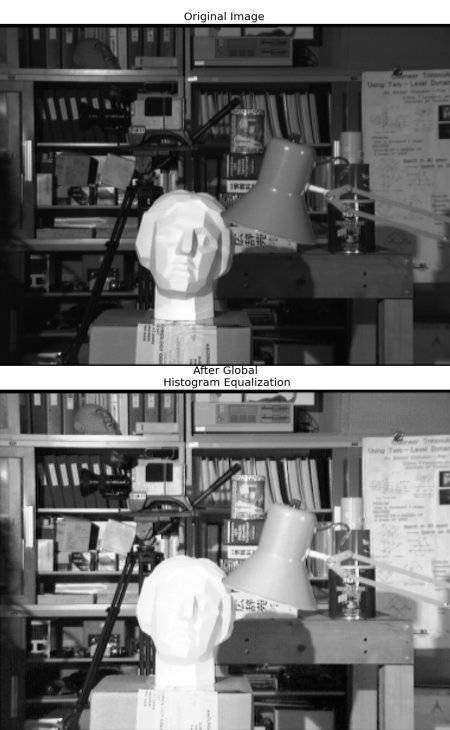
#> input picture OPEN_CV/clahe.jpg, 450 x 730 px
$ python 'ex42(CLAHE_HISTOGRAM_EQUALIZER).py'
#> lines starting #> are read from the running program, lines starting #| are printed output that depends on the picture
import cv2
import cv2
import matplotlib.pyplot as plt
import numpy as np

# Read the image
img = cv2.imread("clahe.jpg")
#> img is the input picture: shape (730, 450, 3); min 0, max 255, mean 107.8

# Crop the image
img = img[30:340, 0:500]
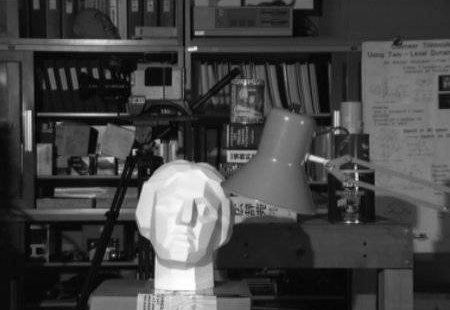
#> img: shape (310, 450, 3); min 0, max 255, mean 68.3

# Convert to grayscale
gray_img = cv2.cvtColor(img, cv2.COLOR_BGR2GRAY)

# Apply histogram equalization
e = cv2.equalizeHist(gray_img)
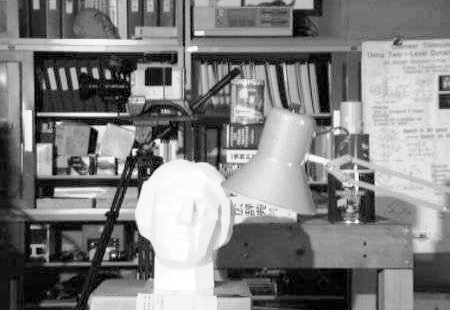
#> e: shape (310, 450); min 0, max 255, mean 128.4

# Apply CLAHE
clahe = cv2.createCLAHE(clipLimit=2.0, tileGridSize=(8, 8))
clahe_img =clahe.apply(gray_img)
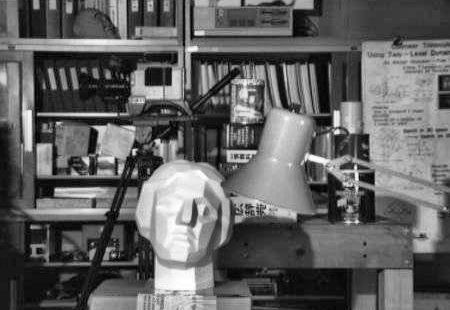
#> clahe_img: shape (310, 450); min 0, max 255, mean 97.9

# Calculate histograms
h1=cv2.calcHist([gray_img],[0],None,[256],[0,256])
#> h1 = 256 values, max 2606 at index 11, min 14 at index 1, mean 544.9
h2=cv2.calcHist([e],[0],None,[256],[0,256])
#> h2 = 256 values, max 2606 at index 19, min 0 at index 3, mean 544.9
h3=cv2.calcHist([clahe_img],[0],None,[256],[0,256])
#> h3 = 256 values, max 1428 at index 20, min 3 at index 0, mean 544.9

# Plot histograms

plt.figure(figsize=(5,5))
plt.subplot(3,1,1)
plt.plot(h1,color="blue")
plt.title("Original Image",color="blue")

plt.subplot(3,1,2)
plt.plot(h2,color="green")
plt.title("Equalized Image",color="green")

plt.subplot(3,1,3)
plt.plot(h3,color="red")
plt.title("CLAHE Image",color="red")

plt.show() # Display the histograms
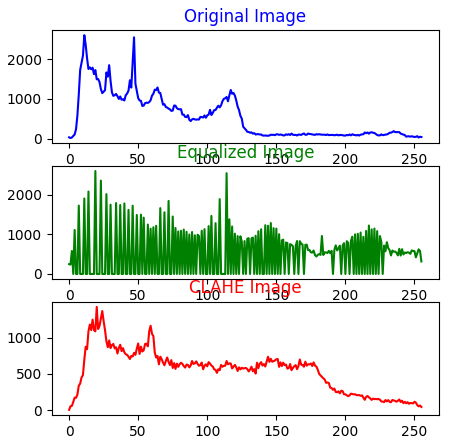
#> figure drawn by matplotlib, 3 panels; panel 1: curve peaks at x = 11, y = 2606; panel 2: curve peaks at x = 19, y = 2606; panel 3: curve peaks at x = 20, y = 1428

# Display the result
h=np.hstack((gray_img,e,clahe_img))
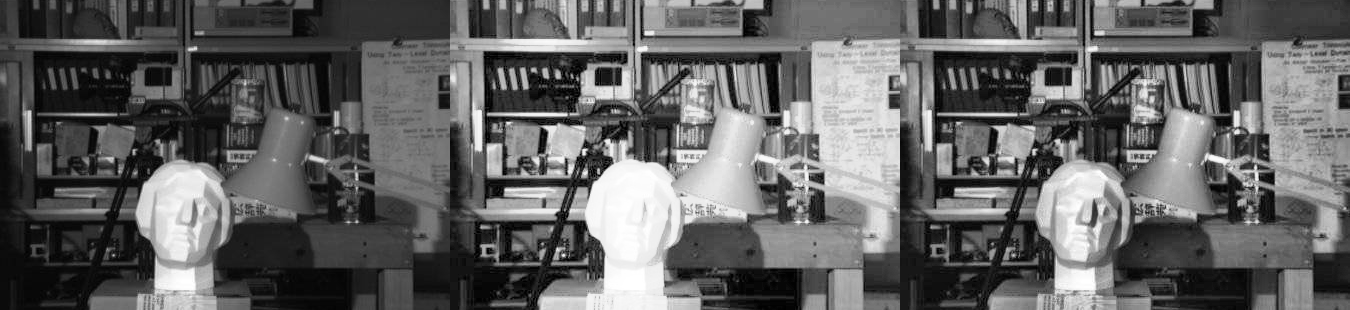
#> h: shape (310, 1350); min 0, max 255, mean 98.2
cv2.putText(h, "Original Image", (10, 20), cv2.FONT_HERSHEY_SIMPLEX, 0.5, (255, 255, 255), 1)
cv2.putText(h,"Equalized Image",(460,20),cv2.FONT_HERSHEY_SIMPLEX,0.5,(255,255,255),1)
cv2.putText(h,"CLAHE Image",(900,20),cv2.FONT_HERSHEY_SIMPLEX,0.5,(255,255,255),1)
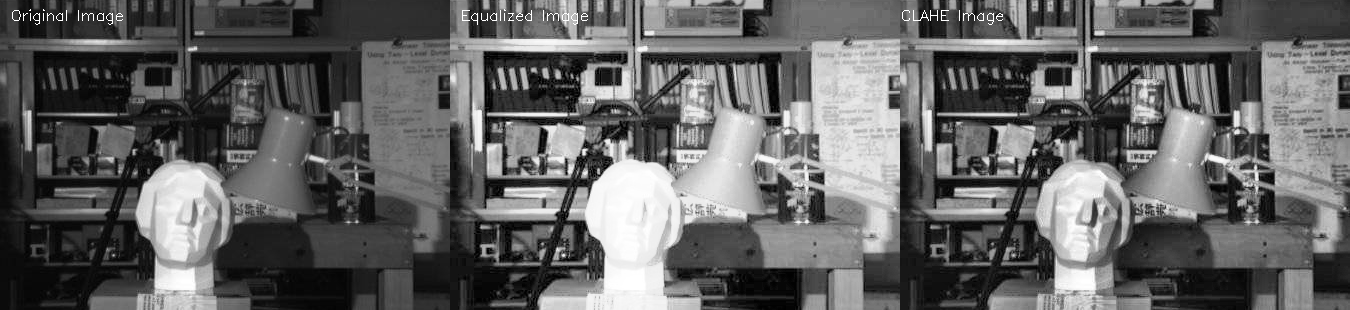
#> h: shape (310, 1350); min 0, max 255, mean 98.6
cv2.imwrite("EQUALIZATION.jpg",h)
cv2.imshow("Equalized Image", h)
cv2.waitKey(0)
cv2.destroyAllWindows()

$ run again, with OPEN_CV/AK.jpg copied over OPEN_CV/clahe.jpg
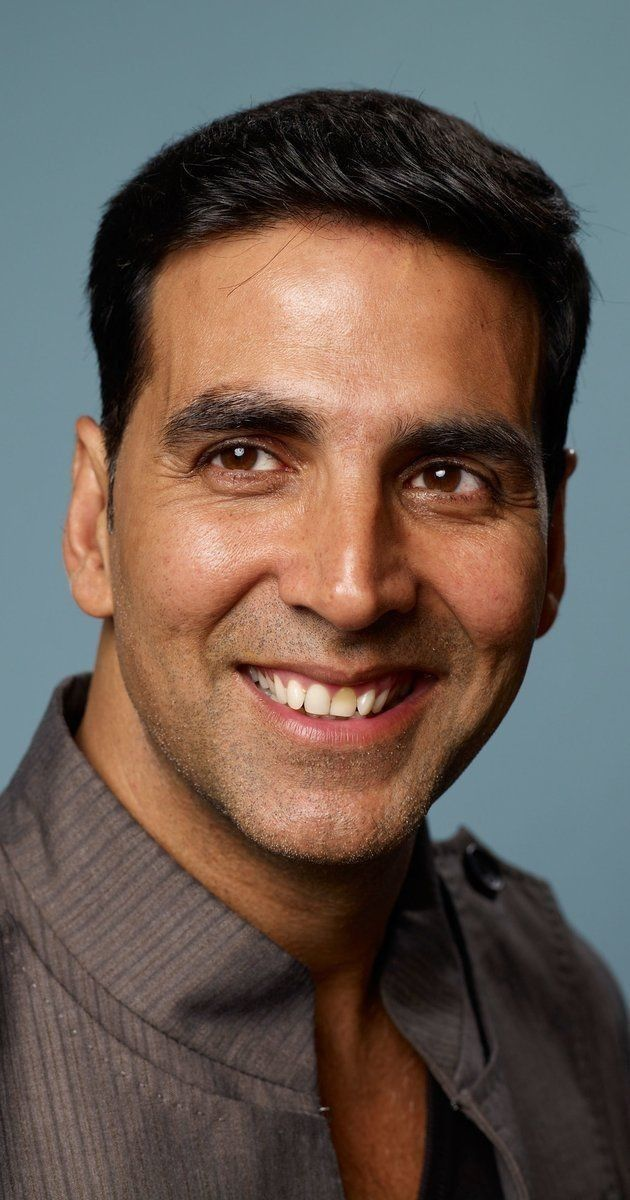
#> input picture OPEN_CV/AK.jpg, 630 x 1200 px
#> img is the input picture: shape (1200, 630, 3); mean B, G, R 81.4, 90.1, 105
#> img: shape (310, 500, 3)
#> `clahe_img =clahe.apply(gray_img)`:
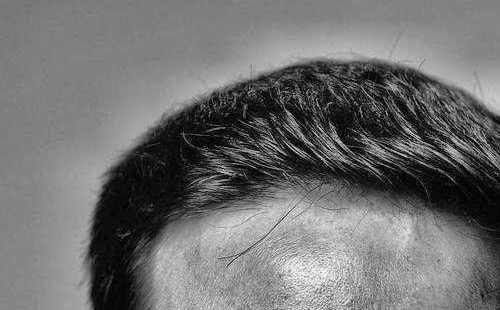
#> clahe_img: shape (310, 500); min 1, max 250, mean 111.7
#> h1 = 256 values, max 8397 at index 126, min 0 at index 240, mean 605.5
#> h2 = 256 values, max 8397 at index 138, min 0 at index 1, mean 605.5
#> h3 = 256 values, max 5706 at index 129, min 0 at index 0, mean 605.5
#> `cv2.putText(h,"CLAHE Image",(900,20),cv2.FONT_HERSHEY_SIMPLEX,0.5,(255..`:
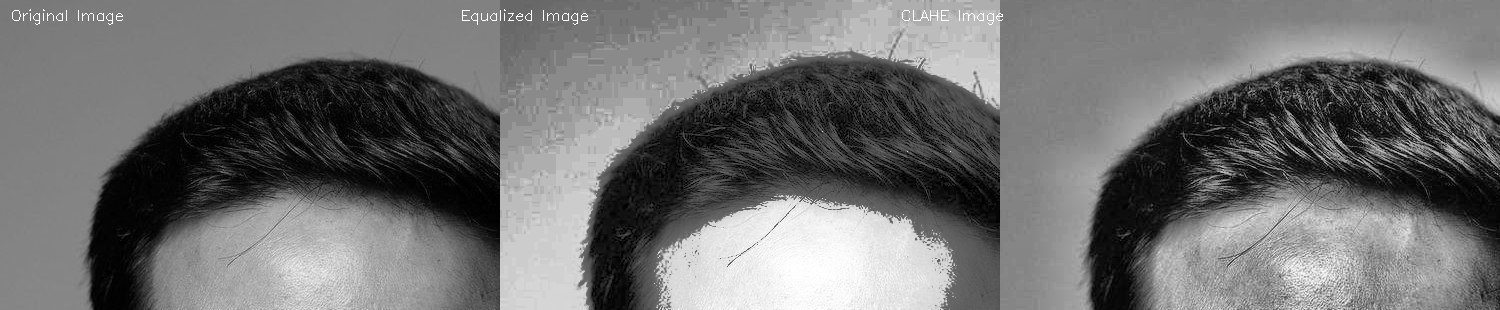
#> h: shape (310, 1500); min 0, max 255, mean 112.5

$ run again, with OPEN_CV/GN20.jpg copied over OPEN_CV/clahe.jpg
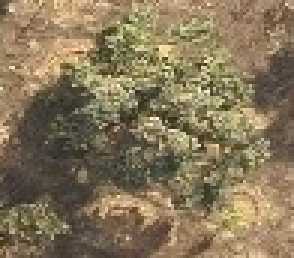
#> input picture OPEN_CV/GN20.jpg, 98 x 86 px (shown 3 times larger)
#> img is the input picture: shape (86, 98, 3); mean B, G, R 89.8, 118.4, 134.4
#> img: shape (56, 98, 3)
#> h1 = 256 values, max 80 at index 74, min 0 at index 0, mean 21.44
#> h2 = 256 values, max 80 at index 58, min 0 at index 7, mean 21.44
#> h3 = 256 values, max 53 at index 112, min 0 at index 0, mean 21.44
#> `plt.show()`:
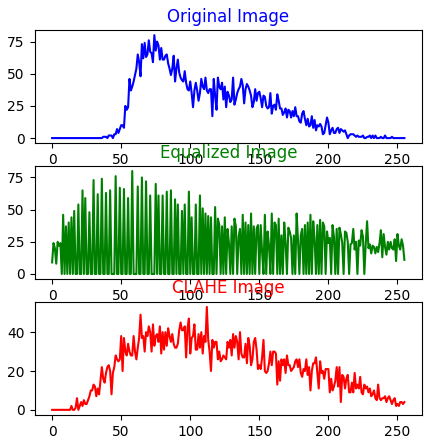
#> figure drawn by matplotlib, 3 panels; panel 1: curve peaks at x = 74, y = 80; panel 2: curve peaks at x = 58, y = 80; panel 3: curve peaks at x = 112, y = 53
#> `cv2.putText(h, "Original Image", (10, 20), cv2.FONT_HERSHEY_SIMPLEX, 0..`:
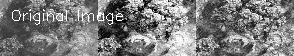
#> h: shape (56, 294); min 0, max 255, mean 122.5
